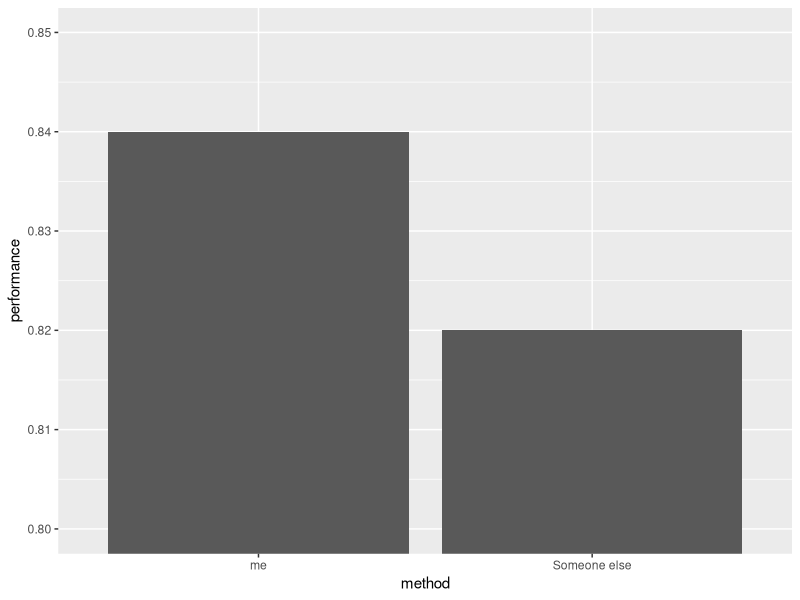
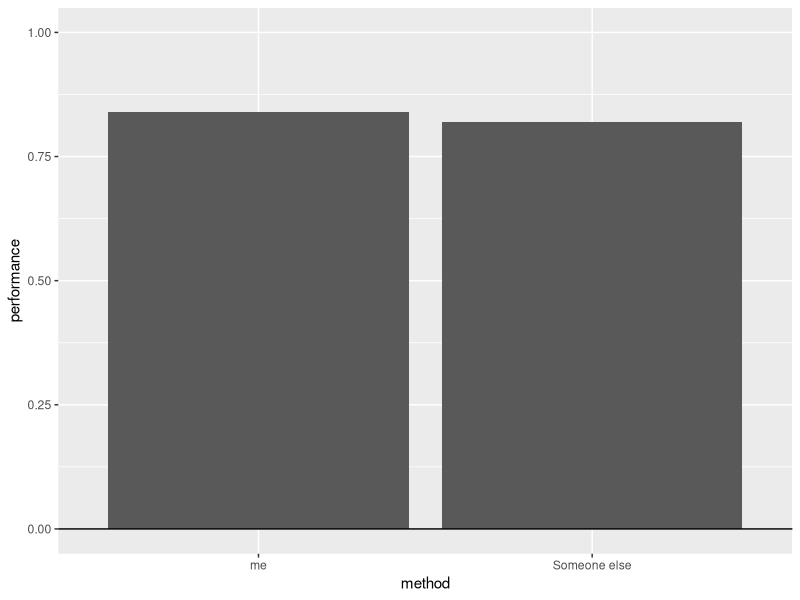
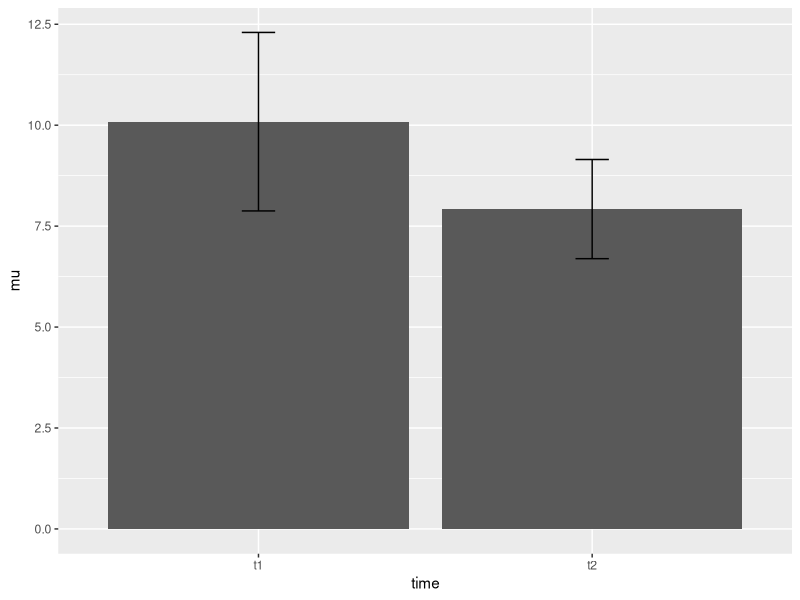
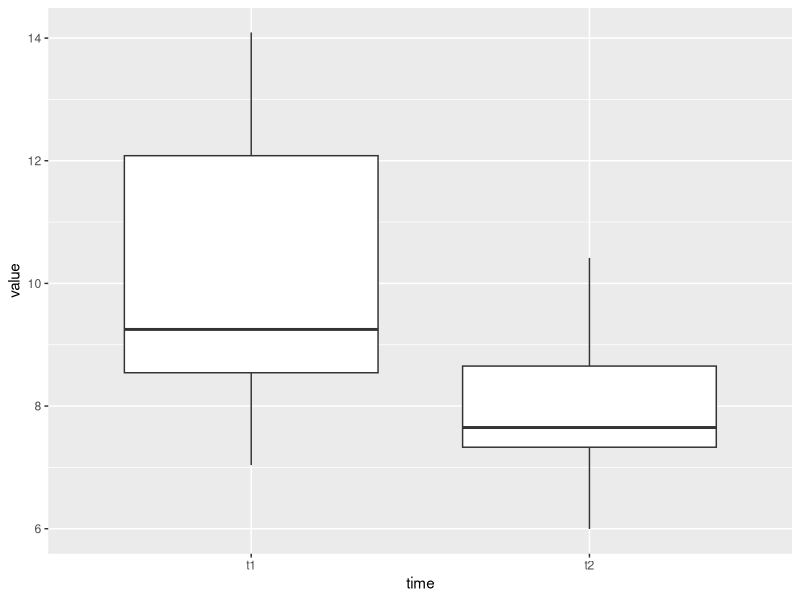
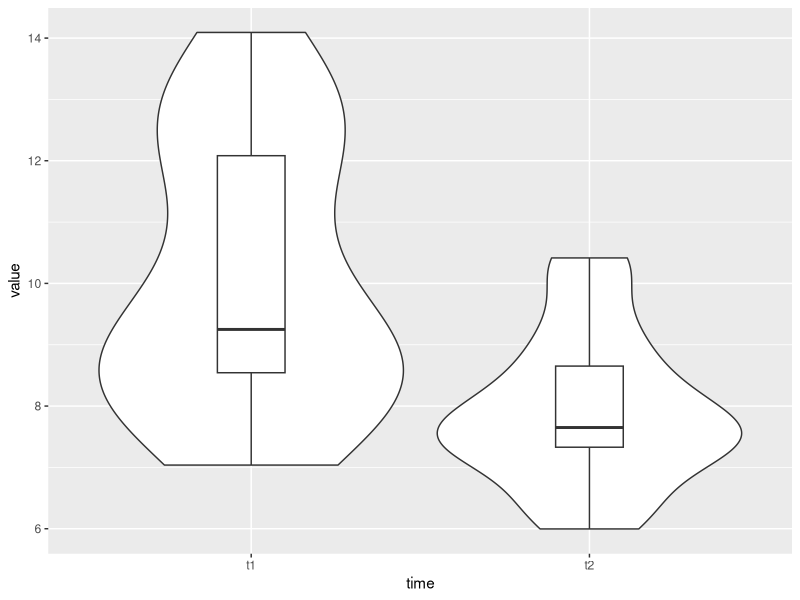
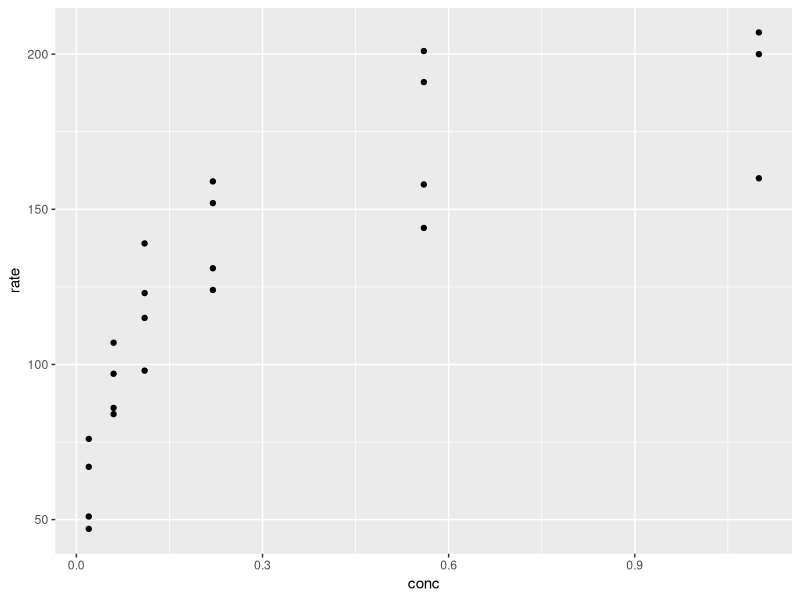

The R source for these figures, in order:
## ---- chunk 1
library("ggplot2")
library("tibble")
library("dplyr")
## ---- chunk 2
#| echo: false
#| fig-align: center
tibble(performance = c(0.82, 0.84),
       method = c("Someone else", "me")) |>
  ggplot(aes(x = method, y = performance)) +
  geom_col() +
  coord_cartesian(ylim = c(0.80, 0.85))
## ---- chunk 3
#| echo: false
#| fig-align: center
tibble(performance = c(0.82, 0.84),
       method = c("Someone else", "me"))  |> 
  ggplot(aes(x = method, y = performance)) +
  geom_col() +
  geom_hline(yintercept = 0) +
  coord_cartesian(ylim = c(0, 1))
## ---- chunk 4
#| echo: false
#| fig-align: center
set.seed(541880)
d = tibble(value = c(rnorm(20, 10, 2),
                 rnorm(20, 8, 2)),
       time = c(rep("t1", 20), rep("t2", 20)))
d |>
  group_by(time) |>
  summarise(mu = mean(value), sigma = sd(value)) |>
  ggplot(aes(x = time, y = mu)) +
  geom_col() +
  geom_errorbar(aes(ymin = mu - sigma,
                    ymax = mu + sigma), width = 0.1)
## ---- chunk 5
#| echo: false
#| fig-align: center
d |> 
  ggplot(aes(x = time, y = value)) +
  geom_boxplot()
## ---- chunk 6
#| echo: false
#| fig-align: center
d |> 
  ggplot(aes(x = time, y = value)) +
  geom_violin(scale = "width") +
  geom_boxplot(width = 0.2)
## ---- chunk 7
#| echo: true
#| fig-align: center
#| fig-height: 3
library("tidyverse")
ggplot(data = datasets::Puromycin,
       mapping = aes(x = conc,
                     y = rate)) +
  geom_point()
